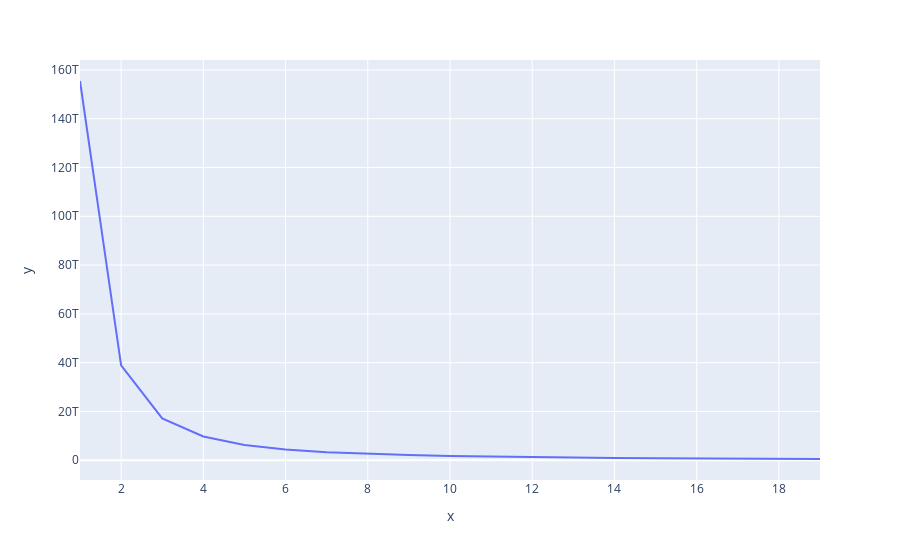

Notebook code cell kept with this figure:
### Code cell
px.line(x=k,y=inertia)

### Figure 1 — Plotly figure (JSON) as saved in the notebook; plotly's stock layout.template omitted (floating-point values rounded to 4 significant figures)
{"data": [{"hovertemplate": "x=%{x}<br>y=%{y}<extra></extra>", "legendgroup": "", "line": {"color": "#636efa", "dash": "solid"}, "marker": {"symbol": "circle"}, "mode": "lines", "name": "", "orientation": "v", "showlegend": false, "type": "scatter", "x": [1, 2, 3, 4, 5, 6, 7, 8, 9, 10, 11, 12, 13, 14, 15, 16, 17, 18, 19], "xaxis": "x", "y": [155500000000000.0, 38870000000000.0, 17150000000000.0, 9702000000000.0, 6216000000000.0, 4411000000000.0, 3287000000000.0, 2537000000000.0, 2084000000000.0, 1670000000000.0, 1434000000000.0, 1161000000000.0, 997700000000.0, 886900000000.0, 795100000000.0, 723700000000.0, 641900000000.0, 561200000000.0, 489500000000.0], "yaxis": "y"}], "layout": {"legend": {"tracegroupgap": 0}, "margin": {"t": 60}, "xaxis": {"anchor": "y", "domain": [0, 1], "title": {"text": "x"}}, "yaxis": {"anchor": "x", "domain": [0, 1], "title": {"text": "y"}}}}
